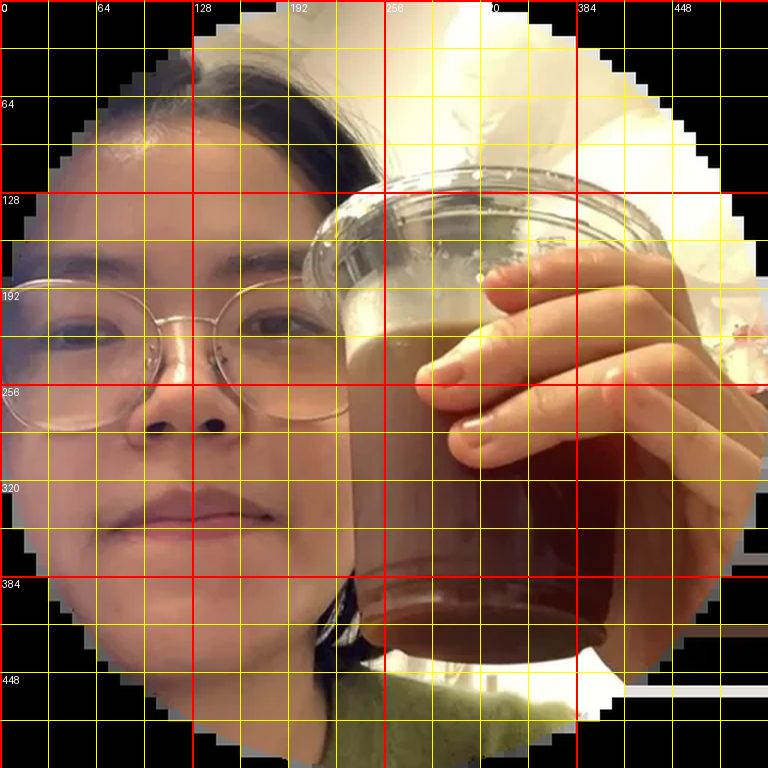
#> input picture .claude/handoff/tools/grids/chang.jpg, 768 x 768 px
$ python ring.py ../grids/chang.jpg 1.0 1.0 1.0 1.0
#> lines starting #> are read from the running program, lines starting #| are printed output that depends on the picture; after the words box and inside, x2 and y2 are one past the last pixel; in counts of white or black regions, pixels touching at a corner belong together
"""count focus-ring pixels (#00629b) in a band around the photo circle.
usage: python3 kv9/ring.py <png> <cx css> <cy css> <radius css> [dsf]"""
import sys
import numpy as np
from PIL import Image
p, cx, cy, R = sys.argv[1], float(sys.argv[2]), float(sys.argv[3]), float(sys.argv[4])
dsf = float(sys.argv[5]) if len(sys.argv) > 5 else 2
a = np.asarray(Image.open(p).convert('RGB')).astype(int)
H, W = a.shape[:2]
#> H = 768; W = 768
yy, xx = np.mgrid[0:H, 0:W]
r = np.hypot((xx + 0.5) / dsf - cx, (yy + 0.5) / dsf - cy)
band = np.abs(r - R) < 4
blue = (np.abs(a[..., 0] - 0) < 40) & (np.abs(a[..., 1] - 98) < 40) & (np.abs(a[..., 2] - 155) < 40)
#> blue: shape (768, 768) bool; every value is 0
n = (band & blue).sum()
#> n = 0
# angular coverage: fraction of 5-degree sectors that contain ring pixels
ang = np.degrees(np.arctan2((yy + 0.5) / dsf - cy, (xx + 0.5) / dsf - cx)) % 360
sec = set((ang[band & blue] // 5).astype(int).tolist())
#> sec = 0 items
print('%s: ring px %d of band %d, sectors %d/72' % (p.split('/')[-1], n, band.sum(), len(sec)))
#| chang.jpg: ring px 0 of band 31, sectors 0/72
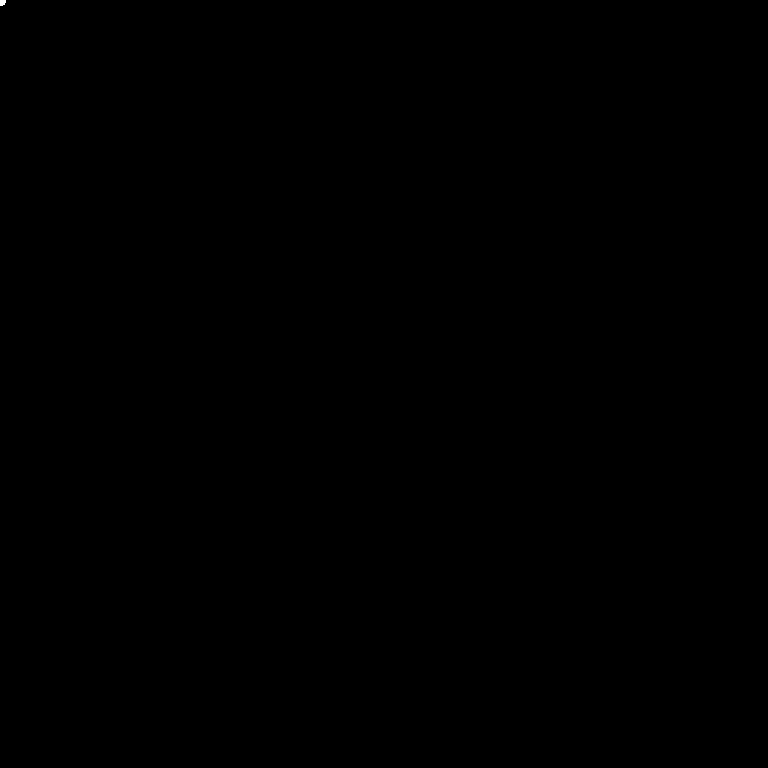
#> band: shape (768, 768) bool; 0.01% white; 1 white region, box (x1, y1, x2, y2) and area: (0, 0, 6, 6) 31
